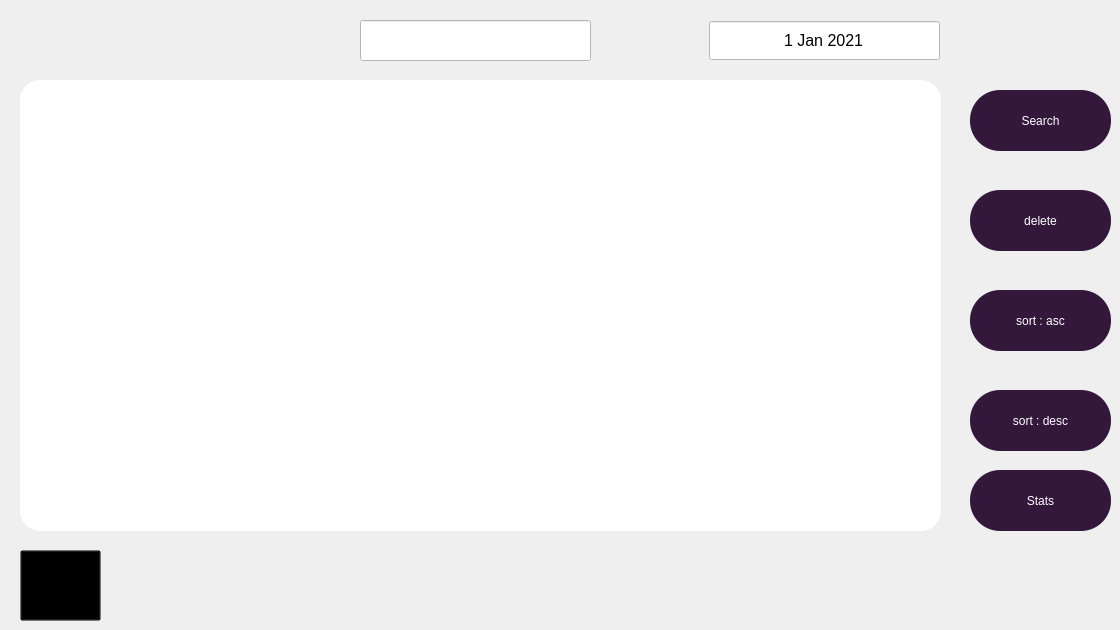
    <widget class="QWidget" name="seeshifts7">
     <widget class="QTableView" name="shiftsTab">
      <property name="geometry">
       <rect>
        <x>20</x>
        <y>80</y>
        <width>921</width>
        <height>451</height>
       </rect>
      </property>
      <property name="font">
       <font>
        <pointsize>12</pointsize>
        <weight>75</weight>
        <italic>true</italic>
        <bold>true</bold>
       </font>
      </property>
      <property name="styleSheet">
       <string notr="true">border-radius:20px;
background-color:white;</string>
      </property>
      <property name="selectionMode">
       <enum>QAbstractItemView::SingleSelection</enum>
      </property>
      <property name="selectionBehavior">
       <enum>QAbstractItemView::SelectRows</enum>
      </property>
      <attribute name="horizontalHeaderMinimumSectionSize">
       <number>80</number>
      </attribute>
      <attribute name="horizontalHeaderDefaultSectionSize">
       <number>150</number>
      </attribute>
      <attribute name="horizontalHeaderStretchLastSection">
       <bool>true</bool>
      </attribute>
      <attribute name="verticalHeaderMinimumSectionSize">
       <number>40</number>
      </attribute>
      <attribute name="verticalHeaderDefaultSectionSize">
       <number>60</number>
      </attribute>
     </widget>
     <widget class="QToolButton" name="toolButton_delete_4">
      <property name="geometry">
       <rect>
        <x>970</x>
        <y>190</y>
        <width>141</width>
        <height>61</height>
       </rect>
      </property>
      <property name="cursor">
       <cursorShape>PointingHandCursor</cursorShape>
      </property>
      <property name="styleSheet">
       <string notr="true">#toolButton_delete_4
{
background-color: rgb(51, 24, 60);
color: rgb(255, 255, 255);
font: 10pt &quot;Segoe Print&quot;;
border-radius: 30px;
}
#toolButton_delete_4:hover
{
background-color: rgb(74, 35, 88);
}
#toolButton_delete_4:pressed
{
background-color: rgb(98, 47, 117);
}</string>
      </property>
      <property name="text">
       <string>delete</string>
      </property>
      <property name="iconSize">
       <size>
        <width>60</width>
        <height>60</height>
       </size>
      </property>
      <property name="toolButtonStyle">
       <enum>Qt::ToolButtonTextUnderIcon</enum>
      </property>
     </widget>
     <widget class="QToolButton" name="back_17">
      <property name="geometry">
       <rect>
        <x>20</x>
        <y>550</y>
        <width>81</width>
        <height>71</height>
       </rect>
      </property>
      <property name="styleSheet">
       <string notr="true">background-color: rgb(0, 0, 0, 0%);</string>
      </property>
      <property name="text">
       <string>...</string>
      </property>
      <property name="icon">
       <iconset resource="assets.qrc">
        <normaloff>:/img/img/icons8-back-80.png</normaloff>:/img/img/icons8-back-80.png</iconset>
      </property>
      <property name="iconSize">
       <size>
        <width>60</width>
        <height>60</height>
       </size>
      </property>
     </widget>
     <widget class="QLineEdit" name="lineEdit_toDo">
      <property name="geometry">
       <rect>
        <x>360</x>
        <y>20</y>
        <width>231</width>
        <height>41</height>
       </rect>
      </property>
      <property name="styleSheet">
       <string notr="true">background-color:white;</string>
      </property>
      <property name="readOnly">
       <bool>true</bool>
      </property>
     </widget>
     <widget class="QDateEdit" name="dateEdit">
      <property name="geometry">
       <rect>
        <x>709</x>
        <y>20</y>
        <width>231</width>
        <height>41</height>
       </rect>
      </property>
      <property name="font">
       <font>
        <pointsize>12</pointsize>
       </font>
      </property>
      <property name="styleSheet">
       <string notr="true">background-color:white; color: black;</string>
      </property>
      <property name="alignment">
       <set>Qt::AlignCenter</set>
      </property>
      <property name="buttonSymbols">
       <enum>QAbstractSpinBox::NoButtons</enum>
      </property>
      <property name="accelerated">
       <bool>true</bool>
      </property>
      <property name="correctionMode">
       <enum>QAbstractSpinBox::CorrectToNearestValue</enum>
      </property>
      <property name="date">
       <date>
        <year>2021</year>
        <month>1</month>
        <day>1</day>
       </date>
      </property>
     </widget>
     <widget class="QToolButton" name="toolButton_delete_5">
      <property name="geometry">
       <rect>
        <x>970</x>
        <y>90</y>
        <width>141</width>
        <height>61</height>
       </rect>
      </property>
      <property name="cursor">
       <cursorShape>PointingHandCursor</cursorShape>
      </property>
      <property name="styleSheet">
       <string notr="true">#toolButton_delete_5
{
background-color: rgb(51, 24, 60);
color: rgb(255, 255, 255);
font: 10pt &quot;Segoe Print&quot;;
border-radius: 30px;
}
#toolButton_delete_5:hover
{
background-color: rgb(74, 35, 88);
}
#toolButton_delete_5:pressed
{
background-color: rgb(98, 47, 117);
}</string>
      </property>
      <property name="text">
       <string>Search</string>
      </property>
      <property name="iconSize">
       <size>
        <width>60</width>
        <height>60</height>
       </size>
      </property>
      <property name="toolButtonStyle">
       <enum>Qt::ToolButtonTextUnderIcon</enum>
      </property>
     </widget>
     <widget class="QToolButton" name="toolButton_delete_6">
      <property name="geometry">
       <rect>
        <x>970</x>
        <y>290</y>
        <width>141</width>
        <height>61</height>
       </rect>
      </property>
      <property name="cursor">
       <cursorShape>PointingHandCursor</cursorShape>
      </property>
      <property name="styleSheet">
       <string notr="true">#toolButton_delete_6
{
background-color: rgb(51, 24, 60);
color: rgb(255, 255, 255);
font: 10pt &quot;Segoe Print&quot;;
border-radius: 30px;
}
#toolButton_delete_6:hover
{
background-color: rgb(74, 35, 88);
}
#toolButton_delete_6:pressed
{
background-color: rgb(98, 47, 117);
}</string>
      </property>
      <property name="text">
       <string>sort : asc</string>
      </property>
      <property name="iconSize">
       <size>
        <width>60</width>
        <height>60</height>
       </size>
      </property>
      <property name="toolButtonStyle">
       <enum>Qt::ToolButtonTextUnderIcon</enum>
      </property>
     </widget>
     <widget class="QToolButton" name="toolButton_delete_7">
      <property name="geometry">
       <rect>
        <x>970</x>
        <y>390</y>
        <width>141</width>
        <height>61</height>
       </rect>
      </property>
      <property name="cursor">
       <cursorShape>PointingHandCursor</cursorShape>
      </property>
      <property name="styleSheet">
       <string notr="true">#toolButton_delete_7
{
background-color: rgb(51, 24, 60);
color: rgb(255, 255, 255);
font: 10pt &quot;Segoe Print&quot;;
border-radius: 30px;
}
#toolButton_delete_7:hover
{
background-color: rgb(74, 35, 88);
}
#toolButton_delete_7:pressed
{
background-color: rgb(98, 47, 117);
}</string>
      </property>
      <property name="text">
       <string>sort : desc</string>
      </property>
      <property name="iconSize">
       <size>
        <width>60</width>
        <height>60</height>
       </size>
      </property>
      <property name="toolButtonStyle">
       <enum>Qt::ToolButtonTextUnderIcon</enum>
      </property>
     </widget>
     <widget class="QToolButton" name="toolButton_delete_8">
      <property name="geometry">
       <rect>
        <x>970</x>
        <y>470</y>
        <width>141</width>
        <height>61</height>
       </rect>
      </property>
      <property name="cursor">
       <cursorShape>PointingHandCursor</cursorShape>
      </property>
      <property name="styleSheet">
       <string notr="true">#toolButton_delete_8
{
background-color: rgb(51, 24, 60);
color: rgb(255, 255, 255);
font: 10pt &quot;Segoe Print&quot;;
border-radius: 30px;
}
#toolButton_delete_8:hover
{
background-color: rgb(74, 35, 88);
}
#toolButton_delete_8:pressed
{
background-color: rgb(98, 47, 117);
}</string>
      </property>
      <property name="text">
       <string>Stats</string>
      </property>
      <property name="iconSize">
       <size>
        <width>60</width>
        <height>60</height>
       </size>
      </property>
      <property name="toolButtonStyle">
       <enum>Qt::ToolButtonTextUnderIcon</enum>
      </property>
     </widget>
    </widget>
